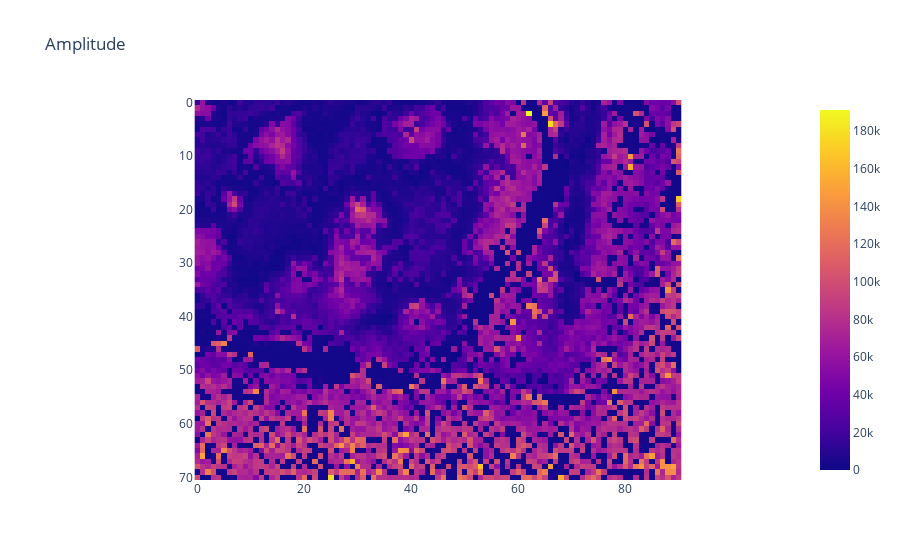
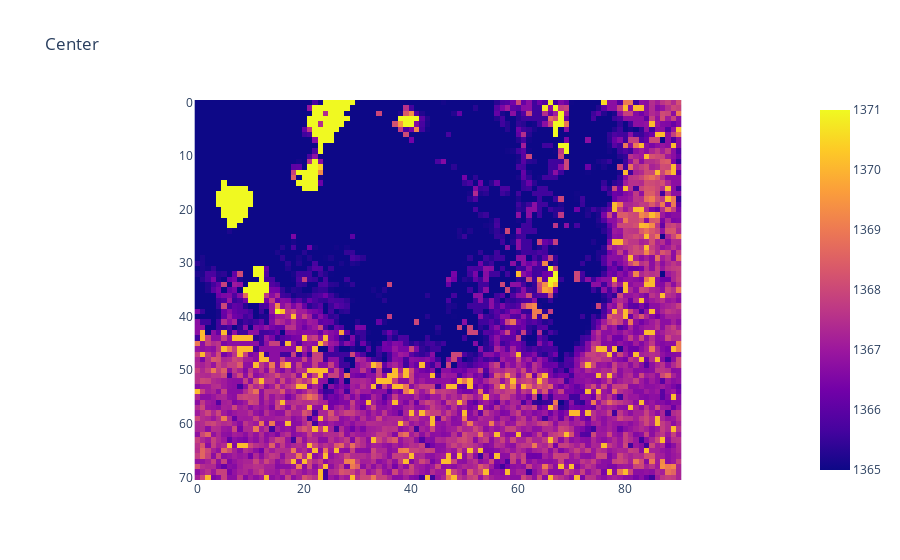
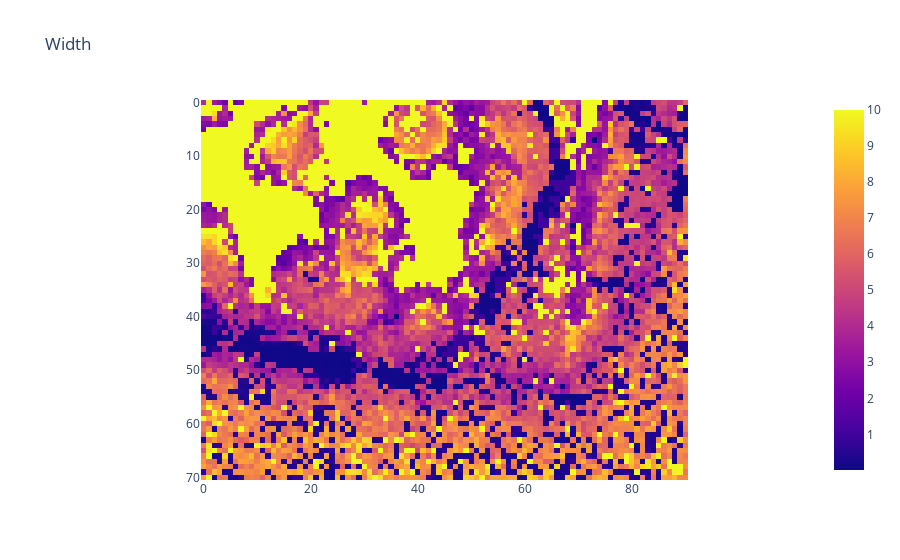

Notebook source saved alongside these figures, in order:
### Code cell
from scipy.optimize import curve_fit

# Define the Lorentzian function
def lorentz(X, scale, mean, sigma):
    return scale / (np.pi * sigma * (1 + ((X - mean) / sigma) ** 2))

# Fit Lorentzian curve to each spectrum
params = []
for i, spectrum in enumerate(map.data_matrix):
    print(i)
    x_data = map.raman_shift
    y_data = spectrum
    popt = [0., 1368., 10.]
    try:
        popt, _ = curve_fit(lorentz, x_data, y_data, p0=[1, 1368, 10], bounds=([0, 1365, 0], [np.inf, 1371, 10]))
    except:
        pass
    params.append(popt)

params = np.array(params)

# Show map of fitted parameters
fig_amp = px.imshow(np.reshape(params[:, 0], map.shape), title='Amplitude')
fig_cen = px.imshow(np.reshape(params[:, 1], map.shape), title='Center')
fig_wid = px.imshow(np.reshape(params[:, 2], map.shape), title='Width')

fig_amp.show()
fig_cen.show()
fig_wid.show()

### Figure 1 — Plotly figure (JSON) as saved in the notebook; plotly's stock layout.template omitted (floating-point values rounded to 4 significant figures; data arrays with more than 128 entries replaced by an {"elided": "..."} marker saying what was removed)
{"data": [{"coloraxis": "coloraxis", "hovertemplate": "x: %{x}<br>y: %{y}<br>color: %{z}<extra></extra>", "name": "0", "type": "heatmap", "xaxis": "x", "yaxis": "y", "z": {"elided": "71x91 float values"}}], "layout": {"coloraxis": {"colorscale": [[0, "#0d0887"], [0.1111, "#46039f"], [0.2222, "#7201a8"], [0.3333, "#9c179e"], [0.4444, "#bd3786"], [0.5556, "#d8576b"], [0.6667, "#ed7953"], [0.7778, "#fb9f3a"], [0.8889, "#fdca26"], [1, "#f0f921"]]}, "title": {"text": "Amplitude"}, "xaxis": {"anchor": "y", "constrain": "domain", "domain": [0, 1], "scaleanchor": "y"}, "yaxis": {"anchor": "x", "autorange": "reversed", "constrain": "domain", "domain": [0, 1]}}}

### Figure 2 — Plotly figure (JSON) as saved in the notebook; plotly's stock layout.template omitted (floating-point values rounded to 4 significant figures; data arrays with more than 128 entries replaced by an {"elided": "..."} marker saying what was removed)
{"data": [{"coloraxis": "coloraxis", "hovertemplate": "x: %{x}<br>y: %{y}<br>color: %{z}<extra></extra>", "name": "0", "type": "heatmap", "xaxis": "x", "yaxis": "y", "z": {"elided": "71x91 float values"}}], "layout": {"coloraxis": {"colorscale": [[0, "#0d0887"], [0.1111, "#46039f"], [0.2222, "#7201a8"], [0.3333, "#9c179e"], [0.4444, "#bd3786"], [0.5556, "#d8576b"], [0.6667, "#ed7953"], [0.7778, "#fb9f3a"], [0.8889, "#fdca26"], [1, "#f0f921"]]}, "title": {"text": "Center"}, "xaxis": {"anchor": "y", "constrain": "domain", "domain": [0, 1], "scaleanchor": "y"}, "yaxis": {"anchor": "x", "autorange": "reversed", "constrain": "domain", "domain": [0, 1]}}}

### Figure 3 — Plotly figure (JSON) as saved in the notebook; plotly's stock layout.template omitted (floating-point values rounded to 4 significant figures; data arrays with more than 128 entries replaced by an {"elided": "..."} marker saying what was removed)
{"data": [{"coloraxis": "coloraxis", "hovertemplate": "x: %{x}<br>y: %{y}<br>color: %{z}<extra></extra>", "name": "0", "type": "heatmap", "xaxis": "x", "yaxis": "y", "z": {"elided": "71x91 float values"}}], "layout": {"coloraxis": {"colorscale": [[0, "#0d0887"], [0.1111, "#46039f"], [0.2222, "#7201a8"], [0.3333, "#9c179e"], [0.4444, "#bd3786"], [0.5556, "#d8576b"], [0.6667, "#ed7953"], [0.7778, "#fb9f3a"], [0.8889, "#fdca26"], [1, "#f0f921"]]}, "title": {"text": "Width"}, "xaxis": {"anchor": "y", "constrain": "domain", "domain": [0, 1], "scaleanchor": "y"}, "yaxis": {"anchor": "x", "autorange": "reversed", "constrain": "domain", "domain": [0, 1]}}}
